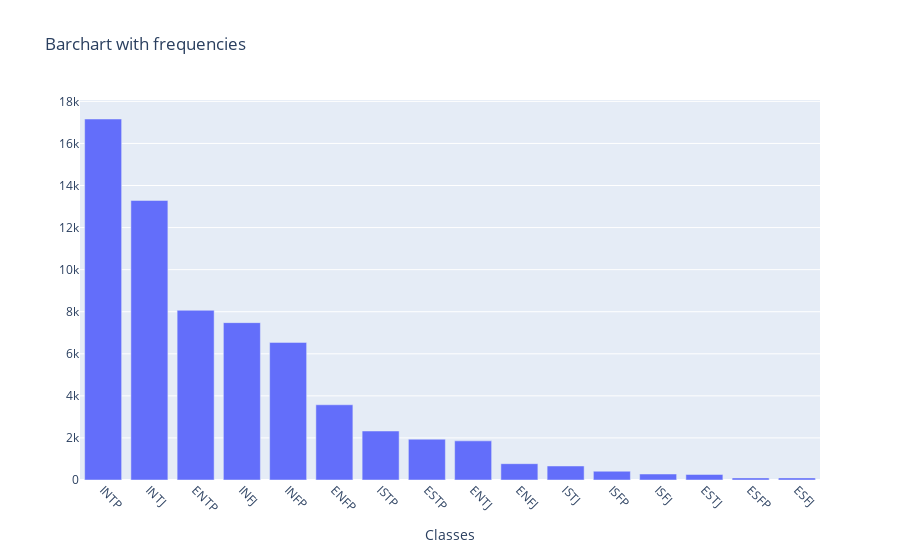

Source (notebook cell):
### Markdown cell above
## Find imbalanced classes

### Code cell
# observe each class' distribution
freqs = data['class'].value_counts().tolist()
data_classes = data['class'].value_counts().index.tolist()

plot_data(data_classes, freqs)

### Figure 1 — Plotly figure (JSON) as saved in the notebook; plotly's stock layout.template omitted (floating-point values rounded to 4 significant figures)
{"data": [{"type": "bar", "x": ["INTP", "INTJ", "ENTP", "INFJ", "INFP", "ENFP", "ISTP", "ESTP", "ENTJ", "ENFJ", "ISTJ", "ISFP", "ISFJ", "ESTJ", "ESFP", "ESFJ"], "y": [17162, 13290, 8067, 7481, 6542, 3576, 2329, 1939, 1861, 776, 666, 417, 285, 264, 100, 100]}], "layout": {"title": {"text": "Barchart with frequencies"}, "xaxis": {"tickangle": 45, "title": {"text": "Classes"}}}}
